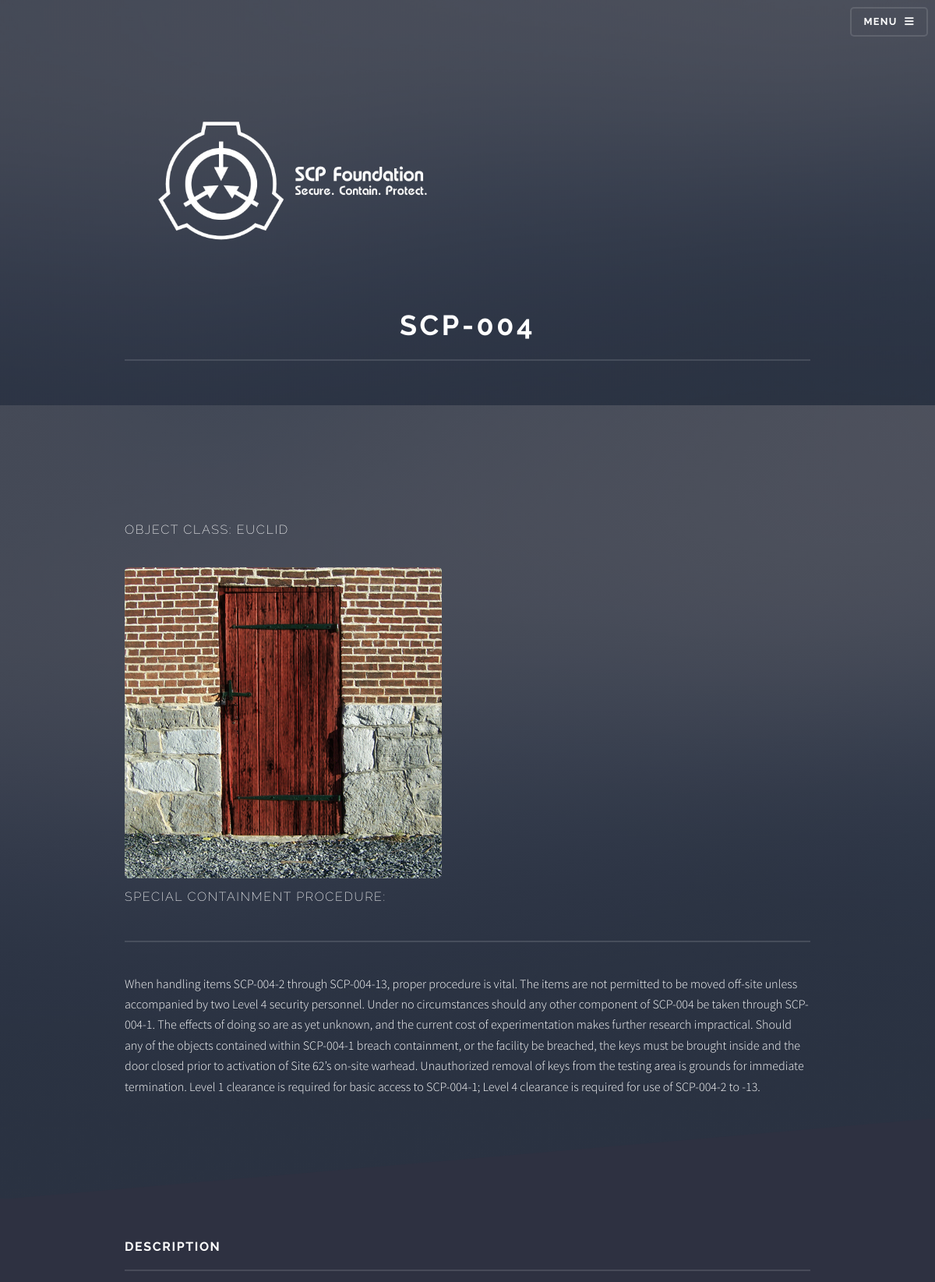
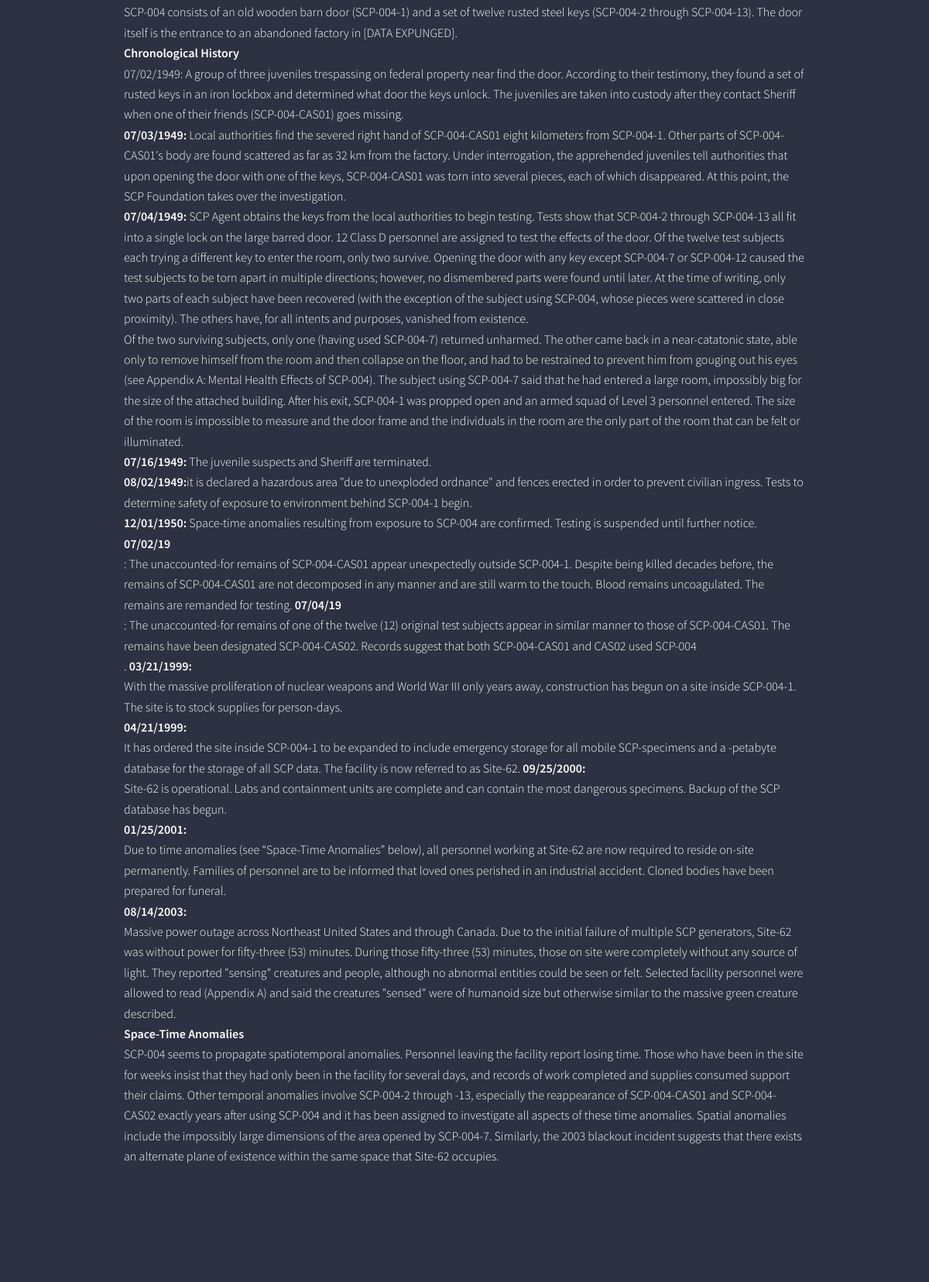
The page /index.php?page=3 (upper part) on the database its author committed (2 pictures, top to bottom).
### tables this page shows
CREATE TABLE `scp` (
  `id` int(11) NOT NULL,
  `item` varchar(255) DEFAULT NULL,
  `class` varchar(255) DEFAULT NULL,
  `image` varchar(255) DEFAULT NULL,
  `process` varchar(3000) DEFAULT NULL,
  `description` text,
  `additional_note` varchar(3000) DEFAULT NULL,
  `reference` varchar(3000) DEFAULT NULL
);

### index.php (the view, shortened to what this page needs)
                <?php
                include 'config/database.php';
                ?>
<!DOCTYPE HTML>
<html>
  <head>
    <link rel="stylesheet" href="assets/css/main.css" />
  </head>
  <body class="is-preload">
      <div id="page-wrapper">
        <header id="header" class="alt">
        <nav>
              <a href="#menu">Menu</a>
        </nav>
        </header>
        <?php
                    if (isset($_GET['page'])){
                    $id=isset($_GET['page'])? $_GET['page']:die('Error:Record Id not found.');
            try
            {
              $query = "SELECT * from scp WHERE id=:id";
              $statement= $conn->prepare($query);
              $statement->bindParam(':id',$id);
              $statement->execute();
              $record=$statement->fetch(PDO::FETCH_ASSOC);
                extract($record);
                ?>
                <section id="banner">
                  <div class="inner">
                    <div class="logo"><img src="images/splogo.png"></div>
                    <h2 style="text-align:center""font-family:Sans-serif"><?php echo $record["item"]; ?></h2>
                </div>
                </section>
      <section id="wrapper">
              <header>
                 <div class="inner">
                <p><?php echo "Object class: {$class}";?></p>
                <div class="image">
                      <?php
                        if ($image != null)
                        {
                          echo "<img src='images/{$image}' />";
                        }
                      ?>
                      </div>
                  <p>
                      <?php echo "Special Containment Procedure:<hr> {$process}";?></p>
                  </div>
                  </header>
    <div class="wrapper">
                   <div class="inner">
                    <h1 class="major">Description</h1>
                    <p><?php echo "{$description}";?></p>
                     </div>
                    </div>
                     </section>
        <?php
      }
      catch(PDOException $exception)
      {
           die('ERROR: ' . $exception->getMessage());
      }
             }
            ?>
  </body>
</html>

### rows shown on the page
scp: item "SCP-004", class "EUCLID", image (picture), process "When handling items SCP-004-2 through SCP-004-13, proper procedure is vital. The items are not permitted to be moved off-site unless accompanied by two Level 4 security personnel. Under no circumstances should any other component of SCP-004 be taken through SCP-004-1. The effects of doing so are as yet unknown, and the current cost of experimentation makes further research impractical. Should any of the objects contained within SCP-004-1 breach containment, or the facility be breached, the keys must be brought inside and the door closed prior to activation of Site 62’s on-site warhead. Unauthorized removal of keys from the testing area is grounds for immediate termination. Level 1 clearance…", description "SCP-004 consists of an old wooden barn door (SCP-004-1) and a set of twelve rusted steel keys (SCP-004-2 through SCP-004-13). The door itself is the entrance to an abandoned factory in [DATA EXPUNGED]. Chronological History 07/02/1949: A group of three juveniles trespassing on federal property near find the door. According to their testimony, they found a set of rusted keys in an iron lockbox and determined what door the keys unlock. The juveniles are taken into custody after they contact Sheriff when one of their friends (SCP-004-CAS01) goes missing. 07/03/1949: Local authorities find the severed right hand of SCP-004-CAS01 eight kilometers from SCP-004-1. Other parts of SCP-004-CAS01's…"
